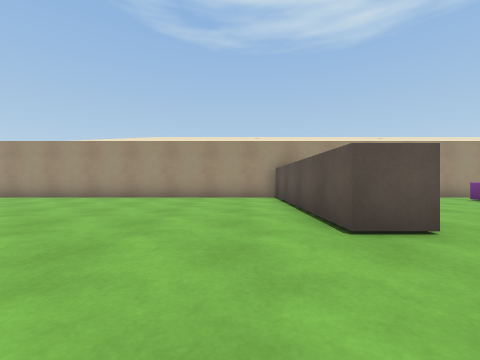
[1] (above)

22 first-person views from a walk through a scene from a Unity 3-D project. The camera is 0.62 m above the floor, looks level and sees 90° across. The floor is counted in squares, 1 m on a side. Each view is taken from the middle of a square. On the plan, view 1 faces up. The plan holds only what a view shows up to about 9 squares ahead; the rest is blank. The place goes on beyond the plan. The player is left out.

[2]
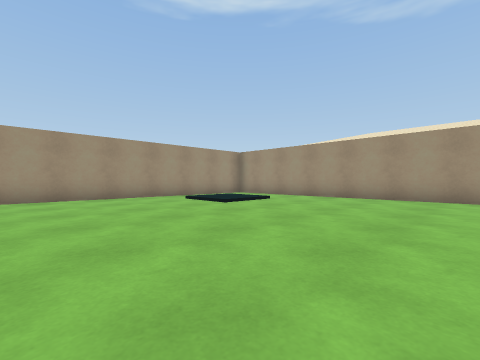

[3]
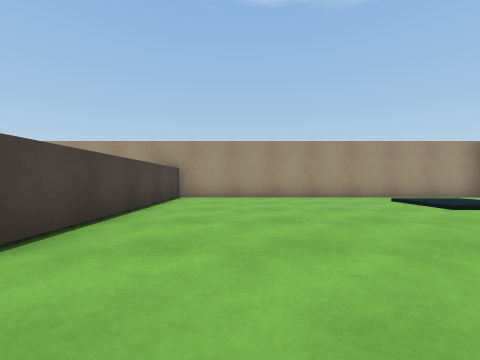

[4]
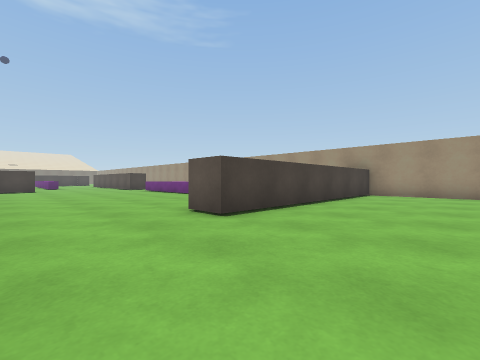

[5]
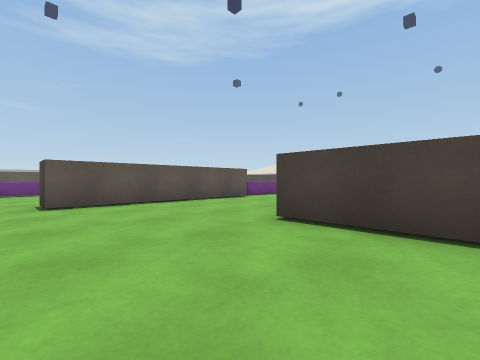

[6]
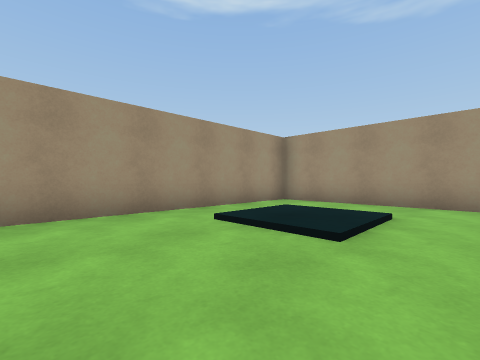

[7]
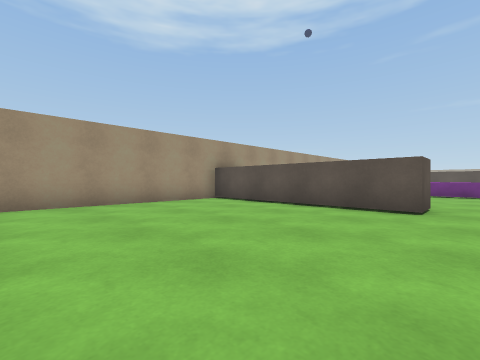

[8]
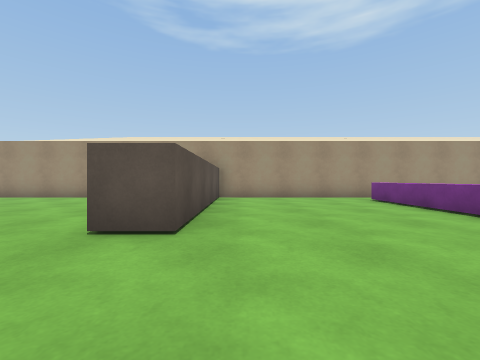

[9]
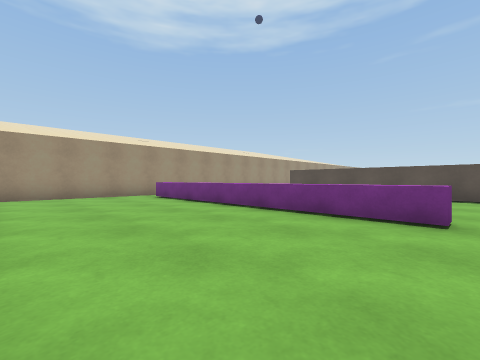

[10]
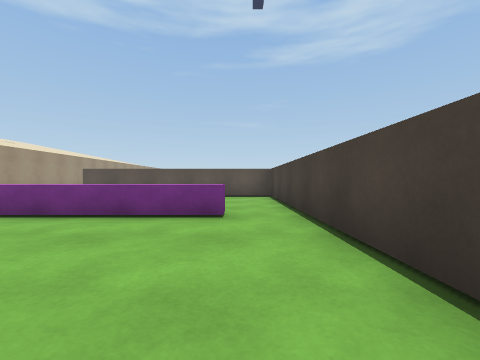

[11]
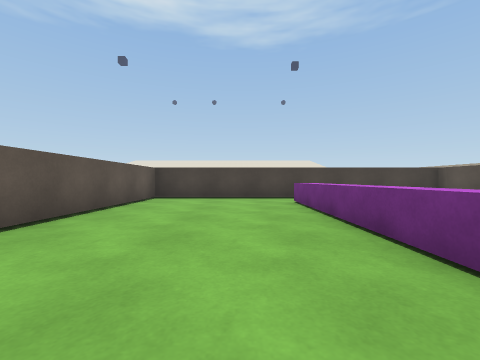

[12]
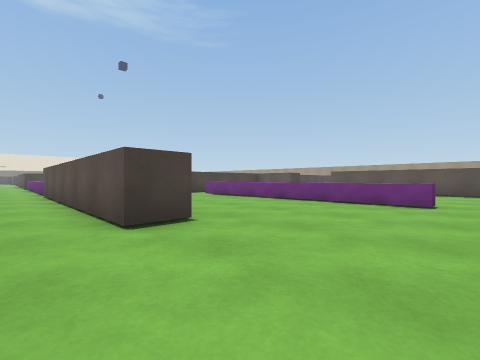

[13]
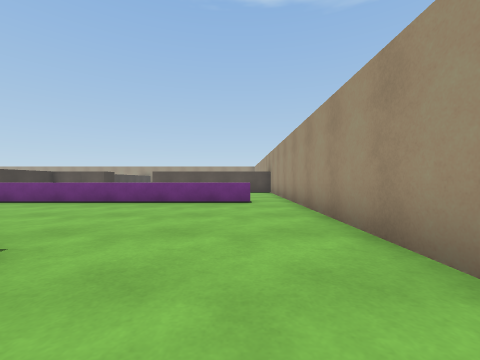

[14]
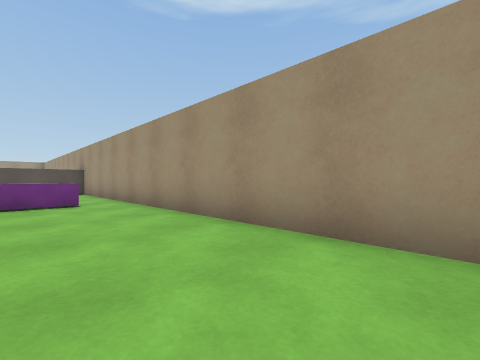

[15]
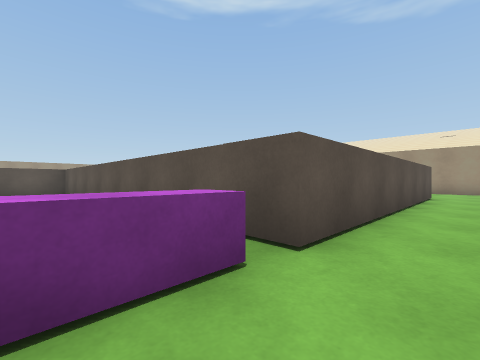

[16]
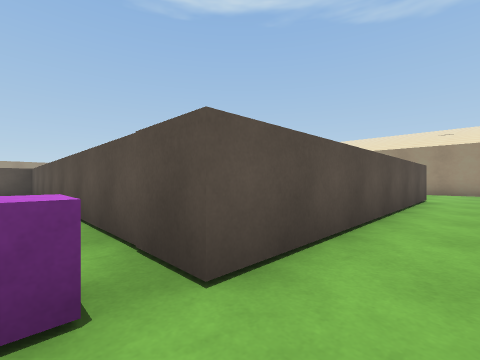

[17]
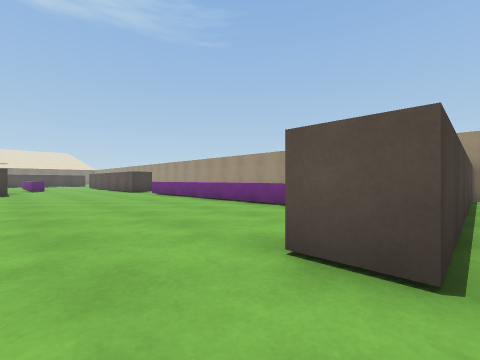

[18]
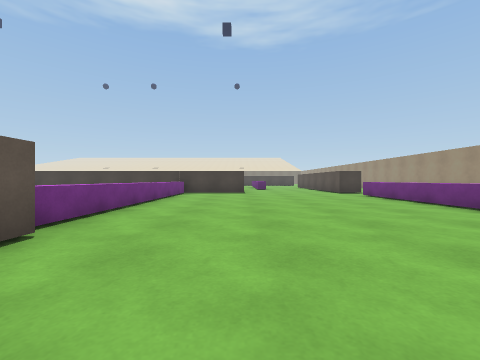

[19]
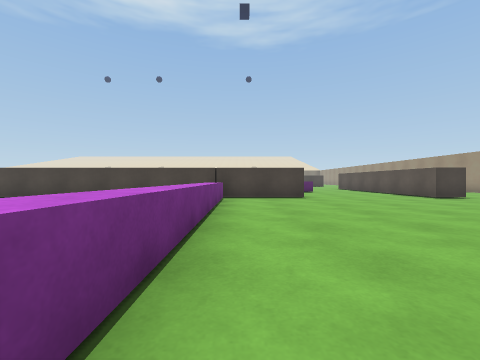

[20]
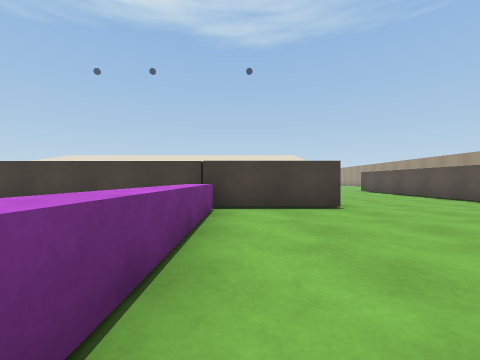

[21]
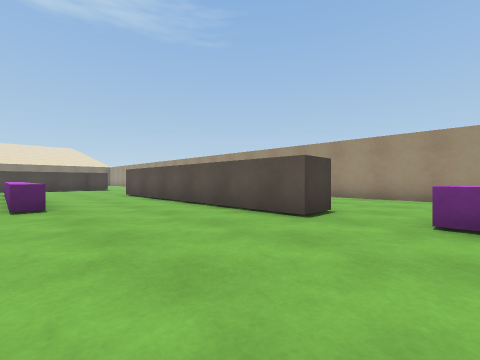

[22]
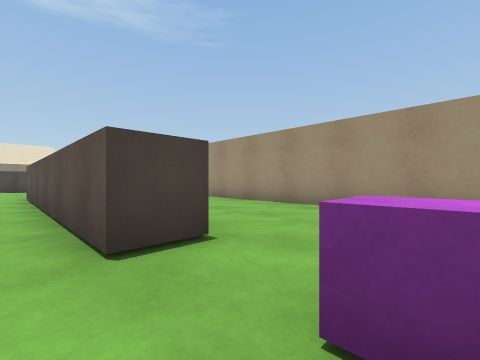

### Floor plan
Key: @ floor where view 1 was taken; # wall or solid block; . main floor; : floor 0.1 m higher than the main floor; / step, stairs or slope; ^ raised ledge.
Columns run from 11 left of view 1 to 14 right of it. Each row starts with its distance up from view 1.
  9 ##########################
  8 #...........##............
  7 #...........##....^.......
  6 #./:/.......##....^.......
  5 #./:/.......##....^....##.
  4 #...........##....^....##.
  3 #...........##....^....##.
  2 #.................^....##.
  1 #.................^....##.
  0 #..........@##....^....##.
 -1 #...........##.........##.
 -2 #########...#############.
 -3         #...#############.
 -4        .....##         .^.
 -5      ^......##         ^^.
 -6      ^.......^
 -7      ^.......^
 -8      ^.......^
 -9      ^.......^
-10      ^.......^
-11      ^.......^
-12 #    ^.......^
-13 #............^
-14 #.........###^#######
-15 #....#....   #
-16 #... #....
-17 #..  #....
-18 #.   #...^
-19 #    #...^
-20      #...^
-21      #...^
-22      #...^
-23         .^
-24          ^

Where each view was taken, in squares from view 1:
view 1: 0 up, 0 right, facing up
view 2: 0 up, 2 left, facing up-left
view 3: 0 up, 2 left, facing left
view 4: 1 up, 0 right, facing down-left
view 5: 1 up, 5 left, facing down-right
view 6: 2 up, 6 left, facing up-left
view 7: 2 up, 4 left, facing up-right
view 8: 0 up, 3 right, facing up
view 9: 1 down, 3 right, facing up-right
view 10: 1 down, 3 right, facing right
view 11: 6 up, 9 right, facing down
view 12: 8 up, 14 right, facing down-left
view 13: 7 up, 14 right, facing left
view 14: 6 up, 14 right, facing up-left
view 15: 5 down, 14 right, facing up-left
view 16: 4 down, 14 right, facing up-left
view 17: 2 down, 1 left, facing down-left
view 18: 3 down, 1 left, facing down
view 19: 6 down, 1 right, facing down
view 20: 9 down, 1 right, facing down
view 21: 12 down, 2 left, facing down-left
view 22: 12 down, 5 left, facing down-left
